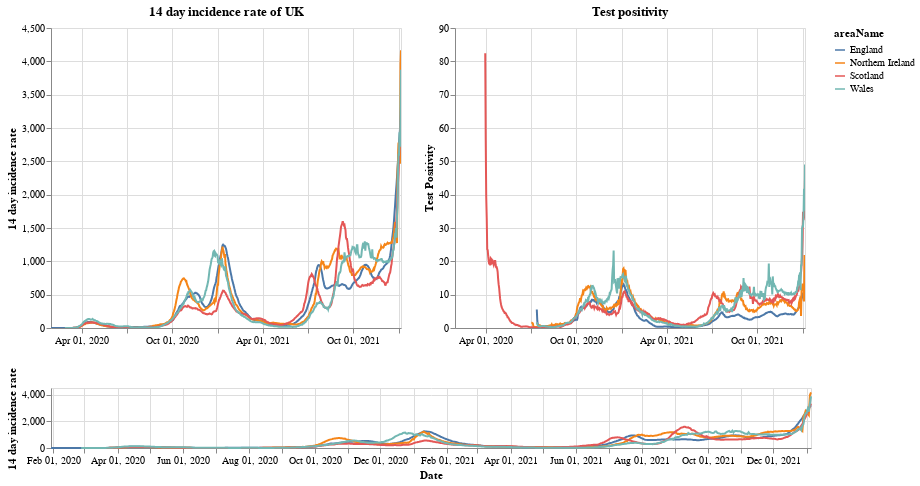

Notebook cell for this chart:
### Markdown cell above
# Plots

First a plot with each country in the UK. The top right shows the positivity rate for (which is the percentage of registered tests which were positive) while the top left is the 14 day incidence rate. The bottom chart can be used to select the timeframe (does not work on a mobile device).

### Code cell
#collapse
brush = alt.selection(type='interval', name='DateBrush',encodings=['x'],fields=['Time'])
leg_selection = alt.selection_multi(fields=['areaName'], bind='legend')

base = alt.Chart(uk_cases).mark_line().encode(
    x=alt.X("yearmonthdate(date):T", axis=alt.Axis(title='Date')),
    y=alt.Y("twoWeeklyCasesRate:Q", axis=alt.Axis(title='14 day incidence rate')),
    tooltip=['areaName', 'date','twoWeeklyCasesRate', 'testPositivity'],
    color='areaName',
    opacity=alt.condition(leg_selection, alt.value(2), alt.value(0.1))
).add_selection(leg_selection).properties(width=350)

upper = base.encode(alt.X('yearmonthdate(date):T', axis=alt.Axis(title=''),
                         scale=alt.Scale(domain=brush))
                   ).properties(title=f'14 day incidence rate of UK')
upper_right = upper.encode(alt.Y('testPositivity:Q', axis=alt.Axis(title='Test Positivity'))).properties(title='Test positivity')
lower = base.properties(height=60, width = 760).add_selection(brush)

(upper | upper_right) & lower

### Figure 1 — Vega-Lite specification as saved in the notebook (floating-point values rounded to 4 significant figures; data arrays with more than 128 entries replaced by an {"elided": "..."} marker saying what was removed)
{"config": {"view": {"continuousWidth": 400, "continuousHeight": 300}}, "vconcat": [{"hconcat": [{"mark": "line", "encoding": {"color": {"type": "nominal", "field": "areaName"}, "opacity": {"condition": {"value": 2, "selection": "selector001"}, "value": 0.1}, "tooltip": [{"type": "nominal", "field": "areaName"}, {"type": "temporal", "field": "date"}, {"type": "quantitative", "field": "twoWeeklyCasesRate"}, {"type": "quantitative", "field": "testPositivity"}], "x": {"type": "temporal", "axis": {"title": ""}, "field": "date", "scale": {"domain": {"selection": "DateBrush"}}, "timeUnit": "yearmonthdate"}, "y": {"type": "quantitative", "axis": {"title": "14 day incidence rate"}, "field": "twoWeeklyCasesRate"}}, "selection": {"selector001": {"type": "multi", "fields": ["areaName"], "bind": "legend"}}, "title": "14 day incidence rate of UK", "width": 350}, {"mark": "line", "encoding": {"color": {"type": "nominal", "field": "areaName"}, "opacity": {"condition": {"value": 2, "selection": "selector001"}, "value": 0.1}, "tooltip": [{"type": "nominal", "field": "areaName"}, {"type": "temporal", "field": "date"}, {"type": "quantitative", "field": "twoWeeklyCasesRate"}, {"type": "quantitative", "field": "testPositivity"}], "x": {"type": "temporal", "axis": {"title": ""}, "field": "date", "scale": {"domain": {"selection": "DateBrush"}}, "timeUnit": "yearmonthdate"}, "y": {"type": "quantitative", "axis": {"title": "Test Positivity"}, "field": "testPositivity"}}, "selection": {"selector001": {"type": "multi", "fields": ["areaName"], "bind": "legend"}}, "title": "Test positivity", "width": 350}]}, {"mark": "line", "encoding": {"color": {"type": "nominal", "field": "areaName"}, "opacity": {"condition": {"value": 2, "selection": "selector001"}, "value": 0.1}, "tooltip": [{"type": "nominal", "field": "areaName"}, {"type": "temporal", "field": "date"}, {"type": "quantitative", "field": "twoWeeklyCasesRate"}, {"type": "quantitative", "field": "testPositivity"}], "x": {"type": "temporal", "axis": {"title": "Date"}, "field": "date", "timeUnit": "yearmonthdate"}, "y": {"type": "quantitative", "axis": {"title": "14 day incidence rate"}, "field": "twoWeeklyCasesRate"}}, "height": 60, "selection": {"selector001": {"type": "multi", "fields": ["areaName"], "bind": "legend"}, "DateBrush": {"type": "interval", "encodings": ["x"], "fields": ["Time"]}}, "width": 760}], "data": {"name": "data-e67eee035374e73d259cf9b0459a0574"}, "$schema": "https://vega.github.io/schema/vega-lite/v4.8.1.json", "datasets": {"data-e67eee035374e73d259cf9b0459a0574": {"elided": "2736 records"}}}
